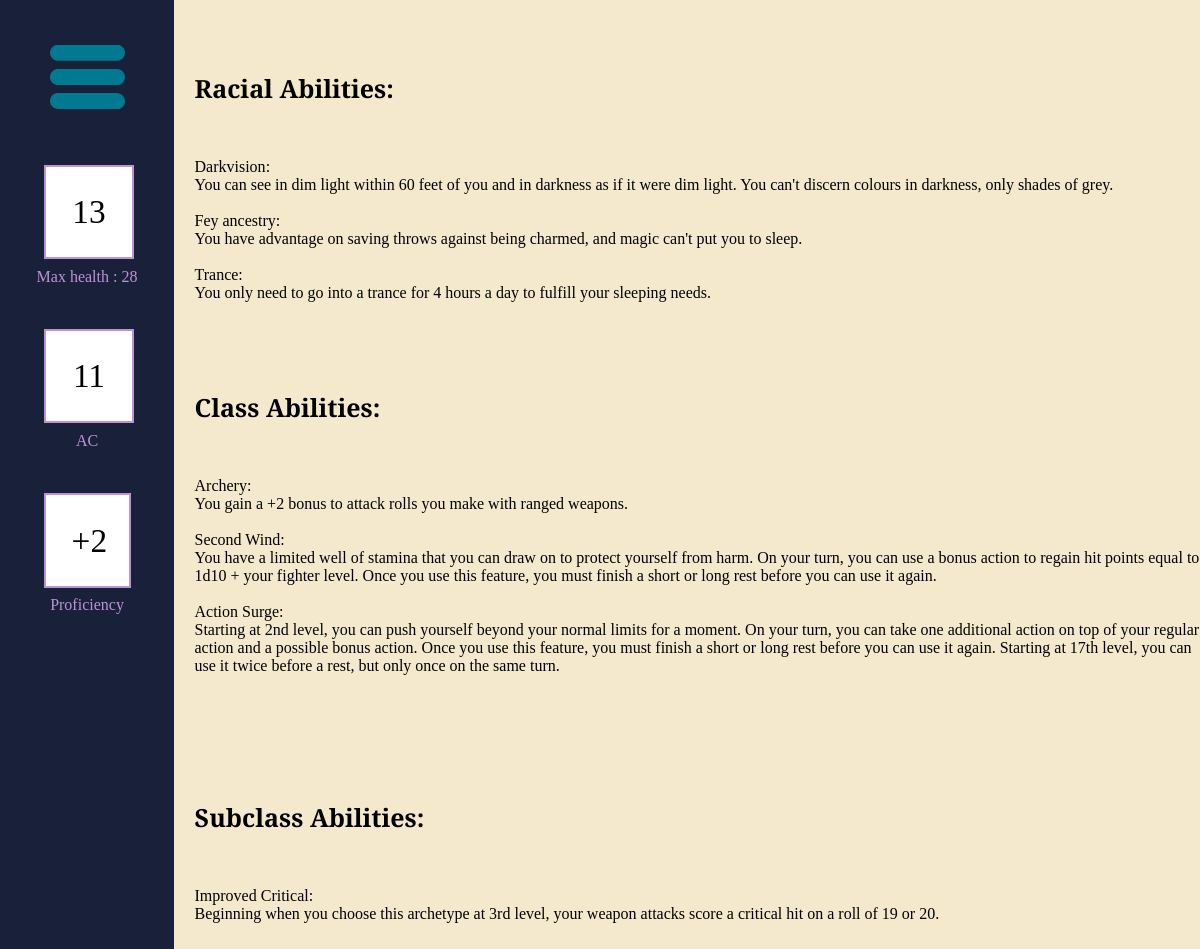
Screenshot of /character_abilities/54 (signed in) with the database file from the repository.
### tables this page shows
CREATE TABLE Ability (Ability_Id INTEGER PRIMARY KEY AUTOINCREMENT, Name Text, Description Text);

### routes.py (the view)
@app.route('/character_abilities/<id>')
def character_abilities(id):
    conn = sqlite3.connect(db)
    cur = conn.cursor()
    cur.execute('SELECT * FROM Character WHERE Character_Id = ?', (id,))
    character_data = cur.fetchone()
    if character_data is None:
        abort(404)
    elif ('user_id' not in session) or character_data[14] != session['user_id']:
        abort(403)
    resetSession()
    feat_names = []
    feat_descriptions = []
    feat_types = ["Race", "Class", "Background", "Subclass"]
    feat_types_parameters = [character_data[2], character_data[3],
                             character_data[5], character_data[13]]
    for i in range(4):
        added = ""
        if i == 1 or i == 3:
            added = f" AND Level <= {character_data[4]}"
        cur.execute(f'''SELECT Name,Description FROM Ability
                     WHERE Ability_Id IN (SELECT Ability_Id
                     FROM Ability{feat_types[i]}
                       WHERE {feat_types[i]}_Id =
                         {feat_types_parameters[i]}{added})''')
        data = cur.fetchall()
        feat_names.append([i[0] for i in data])
        feat_descriptions.append([i[1] for i in data])
    cur.execute('''SELECT Ability_Id,Type FROM AbilityCharacter
                 WHERE Character_Id = ?''', (id,))
    data = cur.fetchall()
    for ability in data:
        cur.execute(f'''SELECT Name,Description FROM Ability
                     WHERE Ability_Id = {ability[0]}''')
        character_ability = cur.fetchone()
        if (ability[1] == "Race"):
            feat_names[0].insert(0, character_ability[0])
            feat_descriptions[0].insert(0, character_ability[1])
        else:
            feat_names[1].insert(0, character_ability[0])
            feat_descriptions[1].insert(0, character_ability[1])
    other_values = [id, character_data[6], character_data[12],
                    character_data[7], ((character_data[4]-1)//4)+2,
                    character_data[14], character_data[3]]
    return render_template('CharacterAbility.html', other_values=other_values,
                           names=feat_names, descs=feat_descriptions)

### routes.py (called while the page is built)
def resetSession():
    if 'user_id' in session:
        placeholder = session['user_id']
    else:
        placeholder = None
    session.clear()
    collect()
    if placeholder is not None:
        session['user_id'] = placeholder

### templates/CharacterAbility.html
{% extends 'sheetLayout.html' %}
{% set ability_types = ['Racial','Class','Background','Subclass'] %}
{% block content %}
<div class = "ability_sheet">
    {% for i in range(ability_types|length) %}
        {% if names[i]|length != 0 %}
            <h1 class = "ability_header">{{ability_types[i]}} Abilities:</h1>
            {% for j in range(names[i]|length) %}
                    {{names[i][j]}}:
                    {{descs[i][j]}}
            {% endfor %}
        {% endif %}
    {% endfor %}
</div>
{% endblock %}

### templates/sheetLayout.html (shortened to what this page needs)
<!DOCTYPE html>
<html>
    <head>
        <link rel = 'stylesheet', href = "{{ url_for('static', filename='styles.css') }}">
    </head>
    <body>
        <div class = 'sheet_container' id="sheet" data-id="{{ other_values[0] }}">
            <div class = 'side_bar'>
                <div>
                    <button class = "dropdown-menu" id="dropdown_button" onclick="toggleDropDown()">
                        <img src = "{{ url_for('static', filename='menu.png') }}" class = "menu_button">
                    </button>
                </div>
                <div>
                    <input type="number" id="HP" value='{{other_values[2]}}' class="side_input">
                </div>
                Max health : {{other_values[1]}}
                <div>
                    <input type="number" id="AC" value='{{other_values[3]}}' class="side_input">
                </div>
                AC
                <div class = 'side_info'>
                    +{{other_values[4]}}
                </div>
                Proficiency
            </div>
            <div class = 'sheet' data-joe = "Joe">
                {% block content %}{% endblock %}
            </div>
        </div>
    </body>
</html>

### static/styles.css (style rules this page uses)
.side_bar { background-color:#182139; height: 100%; min-width: 100%; overflow: hidden; text-align: center; color: #bd93d8; }
.side_info,.side_input { text-align: center; border: 2px solid #bd93d8; background-color: white; margin:25%; margin-bottom:5%; padding: 15%; font-size: 25pt; color: black; }
.side_input { width: 20%; font-family: "Bree Serif", serif; font-weight: 400; }
.menu_button { width: 100%; }
.dropdown-menu { border: none; cursor: pointer; appearance: none; background-color: inherit; margin:25%; margin-bottom:5%; text-align: center; }
.sheet_container { display: grid; grid-template-columns:14.5% 85.5%; grid-template-rows: 100%; min-height: 100%; font-family: "Bree Serif", serif; font-weight: 400; font-style: normal; }
.sheet { background-color: #f4e9cd; }
body { margin: 0px; height: 70vw; }
.ability_sheet { margin-left: 2%; white-space: pre-line; }
.ability_header { font-size: 25px; }

### rows the page displays
Ability: Name "Darkvision", Description "You can see in dim light within 60 feet of you and in darkness as if it were dim light. You can't discern colours in darkness, only shades of grey."
Ability: Name "Fey ancestry", Description "You have advantage on saving throws against being charmed, and magic can't put you to sleep."
Ability: Name "Trance", Description "You only need to go into a trance for 4 hours a day to fulfill your sleeping needs."
Ability: Name "Archery", Description "You gain a +2 bonus to attack rolls you make with ranged weapons."
Ability: Name "Second Wind", Description "You have a limited well of stamina that you can draw on to protect yourself from harm. On your turn, you can use a bonus action to regain hit points equal to 1d10 + your fighter level. Once you use this feature, you must finish a short or long rest before you can use it again."
Ability: Name "Action Surge", Description "Starting at 2nd level, you can push yourself beyond your normal limits for a moment. On your turn, you can take one additional action on top of your regular action and a possible bonus action. Once you use this feature, you must finish a short or long rest before you can use it again. Starting at 17th level, you can use it twice before a rest, but only once on the same turn."
Ability: Name "Improved Critical", Description "Beginning when you choose this archetype at 3rd level, your weapon attacks score a critical hit on a roll of 19 or 20."

### other values shown
{{ other_values[1] }} "28"
{{ other_values[4] }} "2"
{{ ability_types[i] }} "Racial" "Class" "Subclass"
